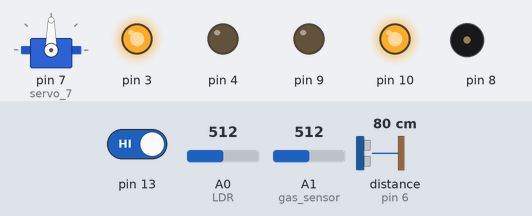
The sketch below on a simulated Arduino Uno, built with avr-gcc and run on an emulated ATmega328P. On the bench: servo, output pins drawn as LEDs (lit = HIGH), buzzer (waves = sounding). Inputs (shaded band) come from the test bench; at power-on: pin 13 HIGH, distance to the obstacle (sensor on pin 6) 80 cm, A1 (gas_sensor) = 512, A0 (LDR) = 512. The echo pulse lasts 58.3 µs per cm; what the sketch prints to the serial monitor is not drawn.

Above: at 6.1 s.
6.2 s: pin 13 driven LOW
At 10.78 s:
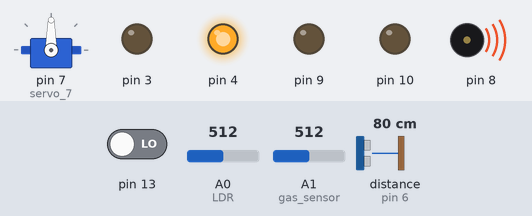
12.7 s: distance to the obstacle (sensor on pin 6) set to 96 cm
26.3 s: distance to the obstacle (sensor on pin 6) set to 102 cm
At 26.72 s:
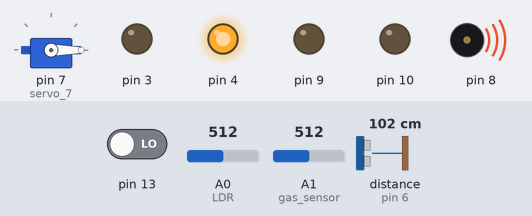
32.6 s: pin 13 driven HIGH
At 33.3 s:
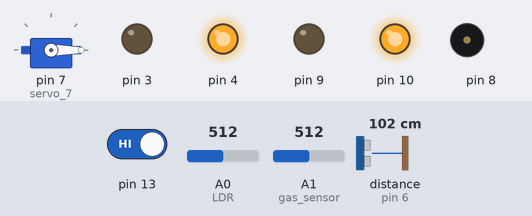
44.8 s: A1 (gas_sensor) set to 163
51.1 s: A1 (gas_sensor) set to 137
At 51.8 s:
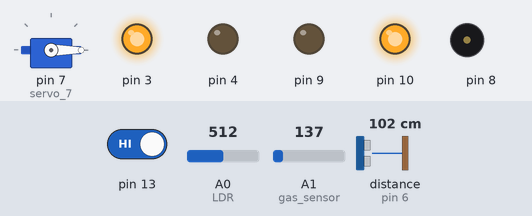
Timing chart, 0 to 54.1 s (numbered marks = the images above; inputs shaded):
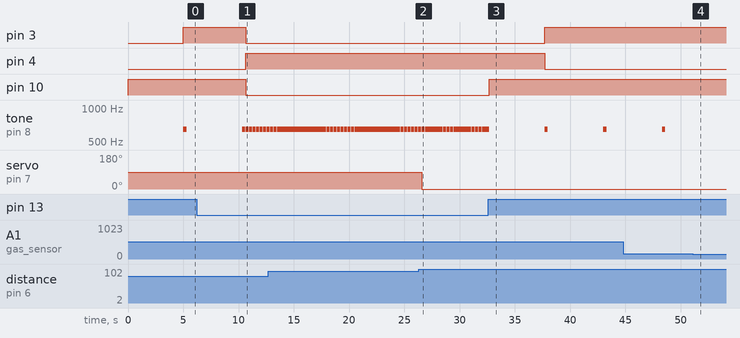

Measured:
- the behaviour switches between 99 and 100 cm on distance to the obstacle (sensor on pin 6) (found by bisection; images 1 and 2)
- the behaviour switches between 151 and 150 on A1 (gas_sensor) (found by bisection; images 3 and 4)
- after the input at 6.2 s, pin 3, pin 10: HIGH → LOW after 4.4 s; pin 4: LOW → HIGH after 4.4 s
- after the input at 26.3 s, servo on pin 7 (servo_7): 90° → 0° after 0.25 s
- after the input at 32.6 s, pin 3: LOW → HIGH after 5.1 s; pin 4: HIGH → LOW after 5.1 s; pin 10: LOW → HIGH after 0.08 s; tone on pin 8: alternates 650 Hz for 0.30 s and silent for 5.0 s, starting after 5.1 s
- after the input at 51.1 s, tone on pin 8: stays silent (without the input it goes to 650 Hz after 2.5 s)
- by itself, tone on pin 8: alternates 650 Hz for 0.30 s and silent for 0.02 s

The sketch:

home_automation1.ino
```cpp
#include <Servo.h>

int output1=0;
int sen1value=0;
int sen2value=0;
int const gas_sensor=A1;
int const LDR=A0;
int limit=150;

long readultrasonicdistance(int triggerPin, int echoPin)
{
  pinMode(triggerPin,OUTPUT);
  digitalWrite(triggerPin,LOW);
  delayMicroseconds(2);
  digitalWrite(triggerPin,HIGH);
  delayMicroseconds(10);
  digitalWrite(triggerPin,LOW);
  pinMode(echoPin,INPUT);
  return pulseIn(echoPin,HIGH);
}

Servo servo_7;

void setup()
{
  Serial.begin(9600);
  pinMode(A0,INPUT);
  pinMode(A1,INPUT);
  pinMode(9,OUTPUT);

  servo_7.attach(7,500,2500);

  pinMode(8,OUTPUT);
  pinMode(13,INPUT);
  pinMode(10,OUTPUT);
  pinMode(4,OUTPUT);
  pinMode(3,OUTPUT);
}

void loop()
{
  //....light intensity control...//
  int val1=analogRead(LDR);
  if(val1>500)
  {
    digitalWrite(9,LOW);
    Serial.println("Bulb ON ");
    Serial.println(val1);
  }
  else
  {
    digitalWrite(9,LOW);
    Serial.println("Bulb OFF ");
    Serial.println(val1);
  }


  //.....Light and Fan Control....//
  sen2value=digitalRead(13);
  if(sen2value==0)
  {
    digitalWrite(10,LOW);
    digitalWrite(4,HIGH);
    digitalWrite(3,LOW);
    Serial.print("NO MOTION DETECTED");
  }
   if(sen2value==1)
  {
    digitalWrite(10,HIGH);
    delay(5000);
    digitalWrite(4,LOW);
    digitalWrite(3,HIGH);
    Serial.print("MOTION DETECTED");
  }


  //......GAS SENSOR...//
  int val=analogRead(gas_sensor);
  Serial.print("Gas Sensor value");
  Serial.print(val);
  // val=map(val,300,750,0,1000);
  if(val>limit)
  {
    tone(8,650);
  }
  delay(300);
  noTone(8);

  //.....Servo Motor.....//
  sen2value=0.01723*readultrasonicdistance(6,6);

  if(sen2value<100)
  {
    servo_7.write(90);
    Serial.print("Door open!!; Distance+");
    Serial.print(sen2value);
    Serial.print("\n");
  }
  else
  {
    servo_7.write(0);
    Serial.print("Door closed!!; Distance+");
    Serial.print(sen2value);
    Serial.print("\n");
  }
  delay(10);
}


	
```
